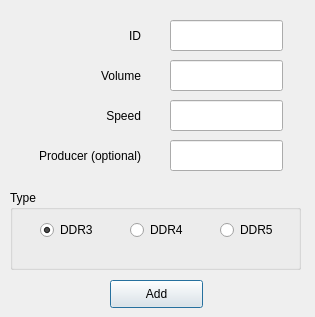
<?xml version="1.0" encoding="UTF-8"?>
<ui version="4.0">
 <class>MainWindow</class>
 <widget class="QMainWindow" name="MainWindow">
  <property name="geometry">
   <rect>
    <x>0</x>
    <y>0</y>
    <width>315</width>
    <height>317</height>
   </rect>
  </property>
  <property name="windowTitle">
   <string>Add RAM</string>
  </property>
  <widget class="QWidget" name="centralwidget">
   <widget class="QPushButton" name="add_button">
    <property name="geometry">
     <rect>
      <x>110</x>
      <y>280</y>
      <width>93</width>
      <height>28</height>
     </rect>
    </property>
    <property name="text">
     <string>Add</string>
    </property>
    <property name="autoDefault">
     <bool>true</bool>
    </property>
    <property name="default">
     <bool>true</bool>
    </property>
   </widget>
   <widget class="QLabel" name="label_pipelineid">
    <property name="geometry">
     <rect>
      <x>20</x>
      <y>20</y>
      <width>121</width>
      <height>31</height>
     </rect>
    </property>
    <property name="text">
     <string>ID</string>
    </property>
    <property name="alignment">
     <set>Qt::AlignRight|Qt::AlignTrailing|Qt::AlignVCenter</set>
    </property>
   </widget>
   <widget class="QLabel" name="label_pipelineid_3">
    <property name="geometry">
     <rect>
      <x>20</x>
      <y>100</y>
      <width>121</width>
      <height>31</height>
     </rect>
    </property>
    <property name="text">
     <string>Speed</string>
    </property>
    <property name="alignment">
     <set>Qt::AlignRight|Qt::AlignTrailing|Qt::AlignVCenter</set>
    </property>
   </widget>
   <widget class="QLabel" name="label_pipelineid_4">
    <property name="geometry">
     <rect>
      <x>20</x>
      <y>60</y>
      <width>121</width>
      <height>31</height>
     </rect>
    </property>
    <property name="text">
     <string>Volume</string>
    </property>
    <property name="alignment">
     <set>Qt::AlignRight|Qt::AlignTrailing|Qt::AlignVCenter</set>
    </property>
   </widget>
   <widget class="QLabel" name="label_pipelineid_5">
    <property name="geometry">
     <rect>
      <x>20</x>
      <y>140</y>
      <width>121</width>
      <height>31</height>
     </rect>
    </property>
    <property name="text">
     <string>Producer (optional)</string>
    </property>
    <property name="alignment">
     <set>Qt::AlignRight|Qt::AlignTrailing|Qt::AlignVCenter</set>
    </property>
   </widget>
   <widget class="QGroupBox" name="groupBoxType">
    <property name="geometry">
     <rect>
      <x>10</x>
      <y>190</y>
      <width>291</width>
      <height>80</height>
     </rect>
    </property>
    <property name="title">
     <string>Type</string>
    </property>
    <widget class="QRadioButton" name="radioButtonDDR3">
     <property name="enabled">
      <bool>true</bool>
     </property>
     <property name="geometry">
      <rect>
       <x>30</x>
       <y>30</y>
       <width>95</width>
       <height>20</height>
      </rect>
     </property>
     <property name="text">
      <string>DDR3</string>
     </property>
     <property name="checked">
      <bool>true</bool>
     </property>
    </widget>
    <widget class="QRadioButton" name="radioButtonDDR4">
     <property name="enabled">
      <bool>true</bool>
     </property>
     <property name="geometry">
      <rect>
       <x>120</x>
       <y>30</y>
       <width>95</width>
       <height>20</height>
      </rect>
     </property>
     <property name="text">
      <string>DDR4</string>
     </property>
     <property name="checked">
      <bool>false</bool>
     </property>
    </widget>
    <widget class="QRadioButton" name="radioButtonDDR5">
     <property name="enabled">
      <bool>true</bool>
     </property>
     <property name="geometry">
      <rect>
       <x>210</x>
       <y>30</y>
       <width>95</width>
       <height>20</height>
      </rect>
     </property>
     <property name="text">
      <string>DDR5</string>
     </property>
     <property name="checked">
      <bool>false</bool>
     </property>
     <property name="autoExclusive">
      <bool>true</bool>
     </property>
    </widget>
   </widget>
   <widget class="QLineEdit" name="lineEdit_id">
    <property name="geometry">
     <rect>
      <x>170</x>
      <y>20</y>
      <width>113</width>
      <height>31</height>
     </rect>
    </property>
   </widget>
   <widget class="QLineEdit" name="lineEdit_volume">
    <property name="geometry">
     <rect>
      <x>170</x>
      <y>60</y>
      <width>113</width>
      <height>31</height>
     </rect>
    </property>
   </widget>
   <widget class="QLineEdit" name="lineEdit_speed">
    <property name="geometry">
     <rect>
      <x>170</x>
      <y>100</y>
      <width>113</width>
      <height>31</height>
     </rect>
    </property>
   </widget>
   <widget class="QLineEdit" name="lineEdit_producer">
    <property name="geometry">
     <rect>
      <x>170</x>
      <y>140</y>
      <width>113</width>
      <height>31</height>
     </rect>
    </property>
   </widget>
  </widget>
 </widget>
 <tabstops>
  <tabstop>lineEdit_id</tabstop>
  <tabstop>lineEdit_volume</tabstop>
  <tabstop>lineEdit_speed</tabstop>
  <tabstop>lineEdit_producer</tabstop>
  <tabstop>radioButtonDDR3</tabstop>
  <tabstop>radioButtonDDR4</tabstop>
  <tabstop>radioButtonDDR5</tabstop>
  <tabstop>add_button</tabstop>
 </tabstops>
 <resources/>
 <connections/>
</ui>
